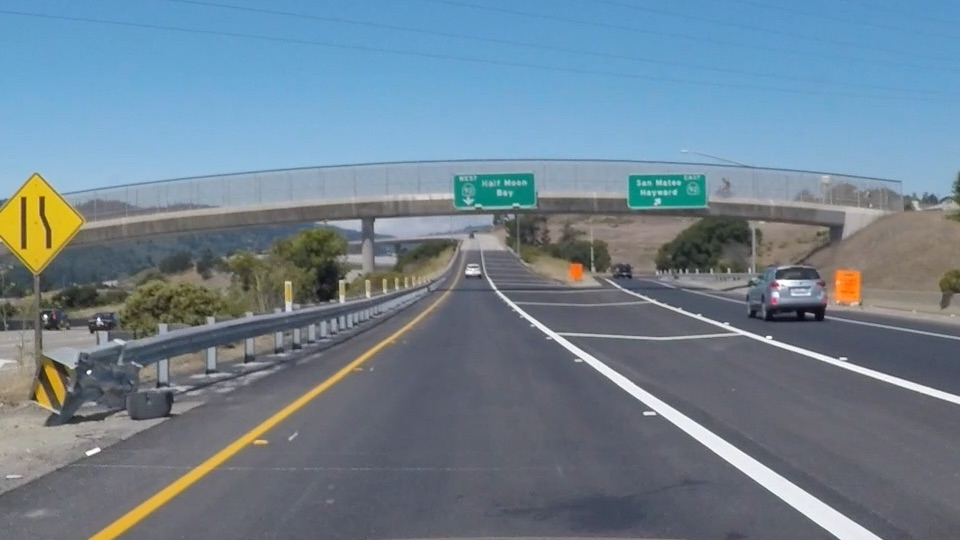
#> input picture finding_lane /exit-ramp.jpg, 960 x 540 px
$ jupyter execute hough_transform_and_ROI.ipynb   (shell and % lines are left out)
#> lines starting #> are read from the running program, lines starting #| are printed output that depends on the picture; after the words box and inside, x2 and y2 are one past the last pixel; in counts of white or black regions, pixels touching at a corner belong together; long printed decimals are rounded
[cell 1]
import matplotlib.pyplot as plt
import matplotlib.image as mpimg
import numpy as np
import cv2

# Read in and grayscale the image
image = mpimg.imread('exit-ramp.jpg')
#> image is the input picture: shape (540, 960, 3); mean R, G, B 111.3, 130.2, 144.4
gray = cv2.cvtColor(image,cv2.COLOR_RGB2GRAY)
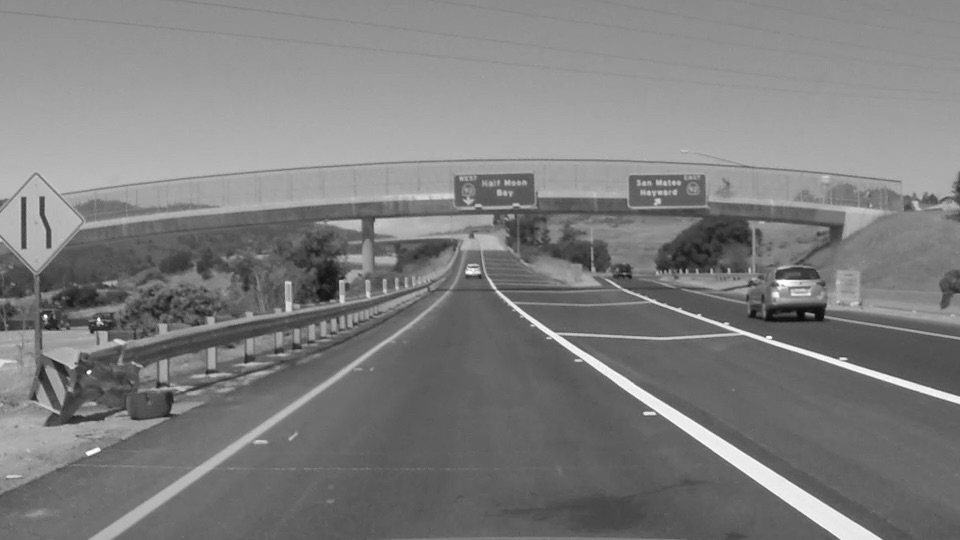
#> gray: shape (540, 960); min 7, max 255, mean 126.2

# Define a kernel size and apply Gaussian smoothing
kernel_size = 5
blur_gray = cv2.GaussianBlur(gray,(kernel_size, kernel_size),0)

# Define our parameters for Canny and apply
low_threshold = 50
high_threshold = 150
edges = cv2.Canny(blur_gray, low_threshold, high_threshold)
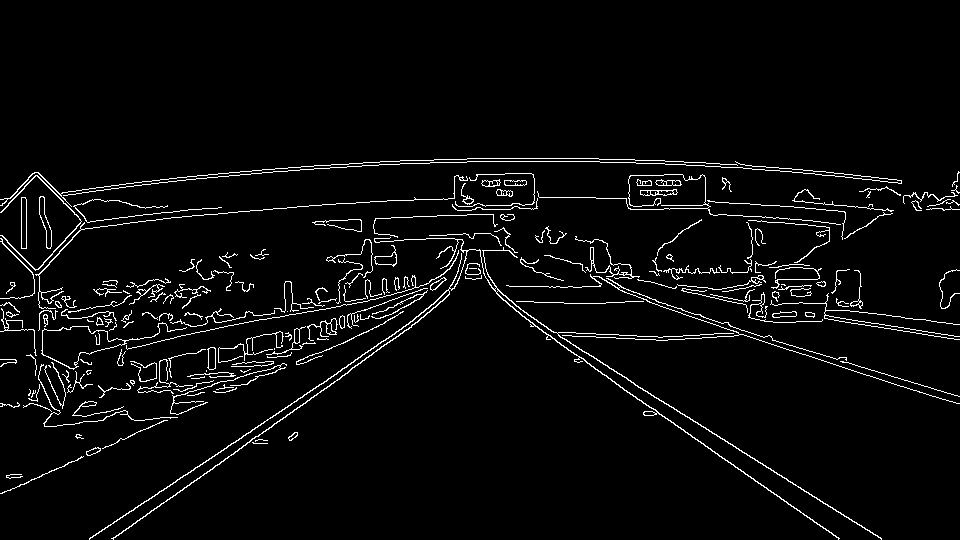
#> edges: shape (540, 960); 3.8% white in thin lines or dots, all inside (x1, y1, x2, y2) = (0, 158, 960, 540)

# Next we'll create a masked edges image using cv2.fillPoly()
mask = np.zeros_like(edges)
ignore_mask_color = 255

# This time we are defining a four sided polygon to mask
imshape = image.shape
#> imshape = (540, 960, 3)
vertices = np.array([[(50,imshape[0]), (465, 270), (480, 270), (imshape[1]-50,imshape[0])]], dtype=np.int32)
cv2.fillPoly(mask, vertices, ignore_mask_color)
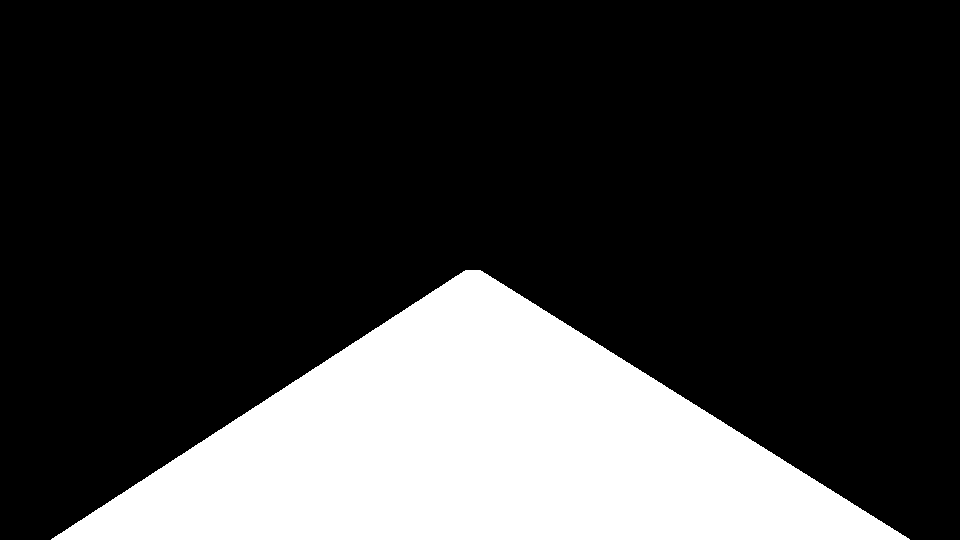
#> mask: shape (540, 960); 22.8% white; 1 white region, box (x1, y1, x2, y2) and area: (51, 270, 910, 540) 118277
masked_edges = cv2.bitwise_and(edges, mask)
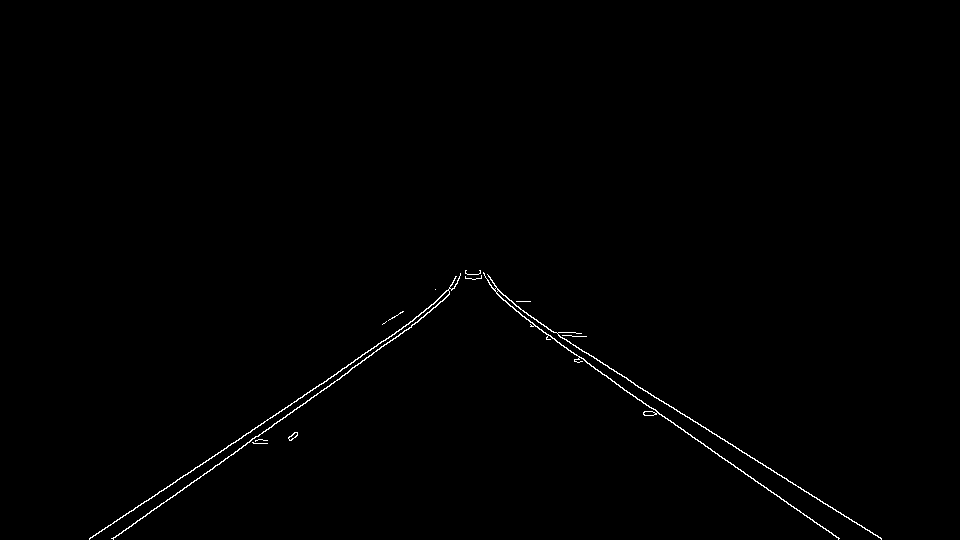
#> masked_edges: shape (540, 960); 0.53% white in thin lines or dots, all inside (x1, y1, x2, y2) = (89, 270, 882, 540)

# Define the Hough transform parameters
# Make a blank the same size as our image to draw on
rho = 1 # distance resolution in pixels of the Hough grid
theta = np.pi/180 # angular resolution in radians of the Hough grid
threshold = 1     # minimum number of votes (intersections in Hough grid cell)
min_line_length = 5 #minimum number of pixels making up a line
max_line_gap = 1    # maximum gap in pixels between connectable line segments
line_image = np.copy(image)*0 # creating a blank to draw lines on
#> line_image: shape (540, 960, 3); every value is 0

# Run Hough on edge detected image
# Output "lines" is an array containing endpoints of detected line segments
lines = cv2.HoughLinesP(masked_edges, rho, theta, threshold, np.array([]),
                            min_line_length, max_line_gap)
#> lines = 113 rows, first 6: [383, 341, 399, 329], [579, 349, 602, 362], [257, 427, 270, 417], [401, 329, 435, 302], [646, 405, 661, 414], [498, 290, 506, 296]

# Iterate over the output "lines" and draw lines on a blank image
for line in lines:
    for x1,y1,x2,y2 in line:
        cv2.line(line_image,(x1,y1),(x2,y2),(255,0,0),10)
#> this loop made 113 passes
#> line on passes 1 to 12: [[383, 341, 399, 329]], [[579, 349, 602, 362]], [[257, 427, 270, 417]], [[401, 329, 435, 302]], [[646, 405, 661, 414]], [[498, 290, 506, 296]], [[161, 491, 197, 466]], [[252, 438, 262, 433]], [[666, 403, 674, 409]], [[347, 373, 352, 367]], [[218, 452, 226, 448]], [[780, 498, 824, 528]]
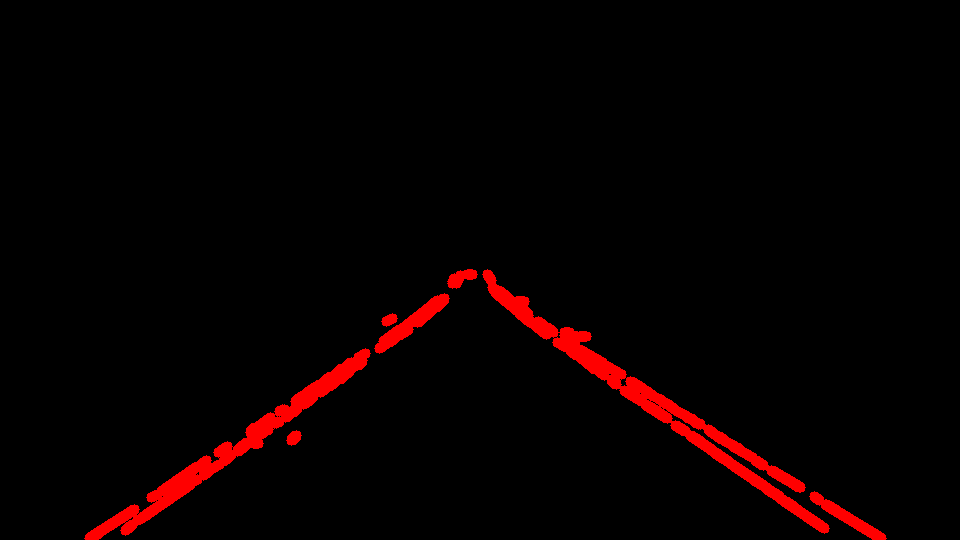
#> line_image: shape (540, 960, 3); mean R, G, B 8.3, 0, 0

# Create a "color" binary image to combine with line image
color_edges = np.dstack((edges, edges, edges))

# Draw the lines on the edge image
lines_edges = cv2.addWeighted(color_edges, 0.8, line_image, 1, 0)
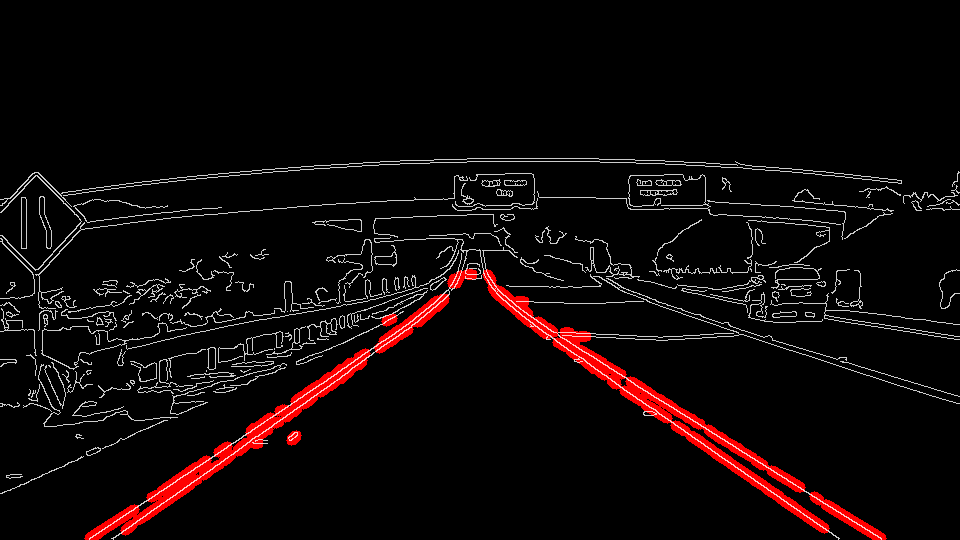
#> lines_edges: shape (540, 960, 3); mean of channels 0, 1, 2 15, 7.8, 7.8; drawn as R, G, B
plt.imshow(lines_edges)

[cell 2]
# gradients for detected lines
gradients = (lines[:,:,3] - lines[:,:,1]) / (lines[:,:,2]-lines[:,:,0])
#> gradients = 113 values, max 1.5 at index 29, min -2.5 at index 68, mean -0.0819
pIndx = np.logical_and(abs(gradients)>0.25, abs(gradients)<2)
ppIndx = np.logical_and(gradients>0, pIndx)
npIndx = np.logical_and(gradients<0, pIndx)

print (np.mean(gradients[ppIndx]))
#| 0.7042
print (np.mean(gradients[npIndx]))
#| -0.7821

print (np.std(gradients[ppIndx]))
#| 0.2237
print (np.std(gradients[npIndx]))
#| 0.2114

plt.hist(gradients[ppIndx], bins=np.arange(-2,2,0.1))
plt.hist(gradients[npIndx], bins=np.arange(-2,2,0.1))
#> figure, not shown here; tallest bar 16 high, from x = 0.5 to 0.6; tallest bar 14 high, from x = -1.1 to -1

[cell 3]
#biases for detected lines

print (np.mean(lines[ppIndx,3] - gradients[ppIndx]*lines[ppIndx,2]))
#| -47.815
print (np.mean(lines[npIndx,3] - gradients[npIndx]*lines[npIndx,2]))
#| 643.030

print (np.std(lines[ppIndx,3] - gradients[ppIndx]*lines[ppIndx,2]))
#| 127.376
print (np.std(lines[npIndx,3] - gradients[npIndx]*lines[npIndx,2]))
#| 70.062

#plt.hist(lines[pIndx,3] - gradients[pIndx]*lines[pIndx,2], bins=100)
plt.hist(lines[ppIndx,3] - gradients[ppIndx]*lines[ppIndx,2], bins=25)
plt.hist(lines[npIndx,3] - gradients[npIndx]*lines[npIndx,2], bins=25)
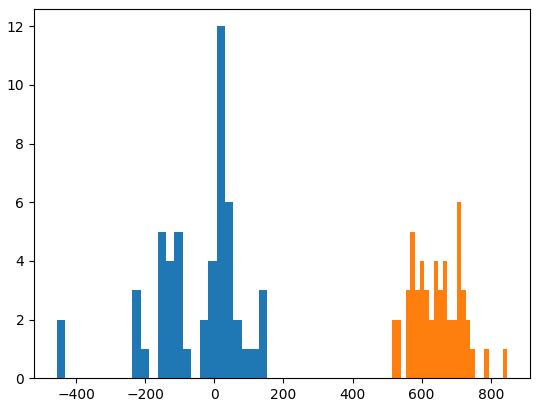
#> figure drawn by matplotlib, 1 panel; tallest bar 12 high, from x = 6.57 to 30.94; tallest bar 6 high, from x = 701.2 to 714.6

[cell 4]
import time
alines = lines[pIndx,:]
#> alines = 105 rows, first 6: [383, 341, 399, 329], [579, 349, 602, 362], [257, 427, 270, 417], [401, 329, 435, 302], [646, 405, 661, 414], [498, 290, 506, 296]

start = time.time()
# naive implementation
np.sqrt(np.power(lines[pIndx,2]-lines[pIndx,0], 2) + np.power(lines[pIndx,3] - lines[pIndx,1], 2))

elapsed_time = time.time() - start
print ("elapsed_time:{0}".format(elapsed_time) + "[sec]")

start = time.time()
# numpy
np.linalg.norm(np.c_[alines[:,2] - alines[:,0], alines[:,3]-alines[:,1]], 2, 1)

elapsed_time = time.time() - start
print ("elapsed_time:{0}".format(elapsed_time) + "[sec]")

[cell 5]
line_length = np.sqrt(np.power(lines[pIndx,2]-lines[pIndx,0], 2) + np.power(lines[pIndx,3] - lines[pIndx,1], 2))
#> line_length = 105 values, max 65.51 at index 24, min 5.39 at index 23, mean 13.63
weight_l = line_length / line_length.sum()
#> weight_l = 105 values, max 0.0458 at index 24, min 0.00376 at index 23, mean 0.00952
plt.hist(weight_l)
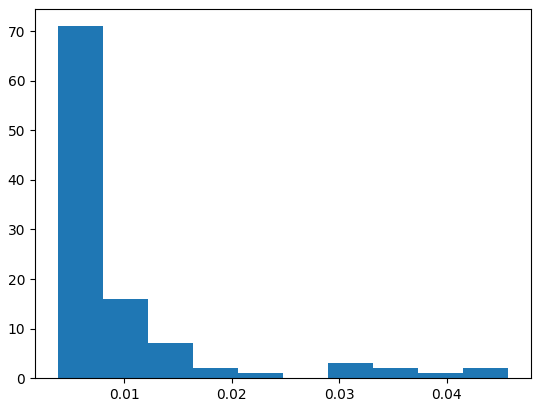
#> figure drawn by matplotlib, 1 panel; tallest bar 71 high, from x = 0.00376 to 0.00796

[cell 6]
ymax2 = np.power(lines[pIndx][:,[1,3]].max(axis=1), 2)
#> ymax2 = 105 values, max 289444 at index 24, min 78400 at index 28, mean 172401.8
weight_y = ymax2 / ymax2.sum()
#> weight_y = 105 values, max 0.016 at index 24, min 0.00433 at index 28, mean 0.00952
plt.hist(weight_y)
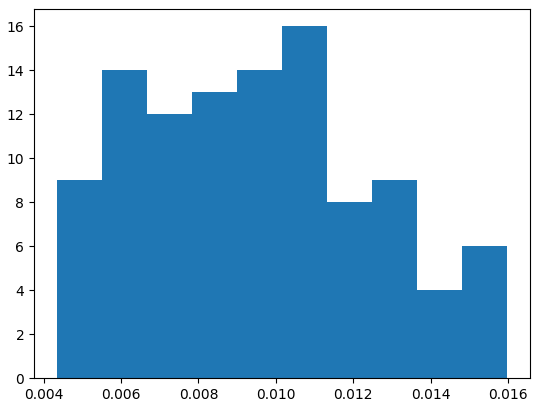
#> figure drawn by matplotlib, 1 panel; tallest bar 16 high, from x = 0.0102 to 0.0113

[cell 7]
weight = weight_l + weight_y
#> weight = 105 values, max 0.0618 at index 24, min 0.00937 at index 28, mean 0.019
weight = weight / weight.sum()
#> weight = 105 values, max 0.0309 at index 24, min 0.00468 at index 28, mean 0.00952
print(weight.sum())
#| 1.0
plt.hist(weight)
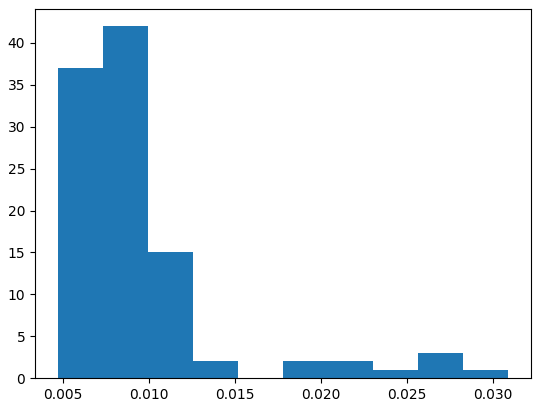
#> figure drawn by matplotlib, 1 panel; tallest bar 42 high, from x = 0.0073 to 0.00992

[cell 8]
lines[pIndx]
#> Out has the same summary as alines
